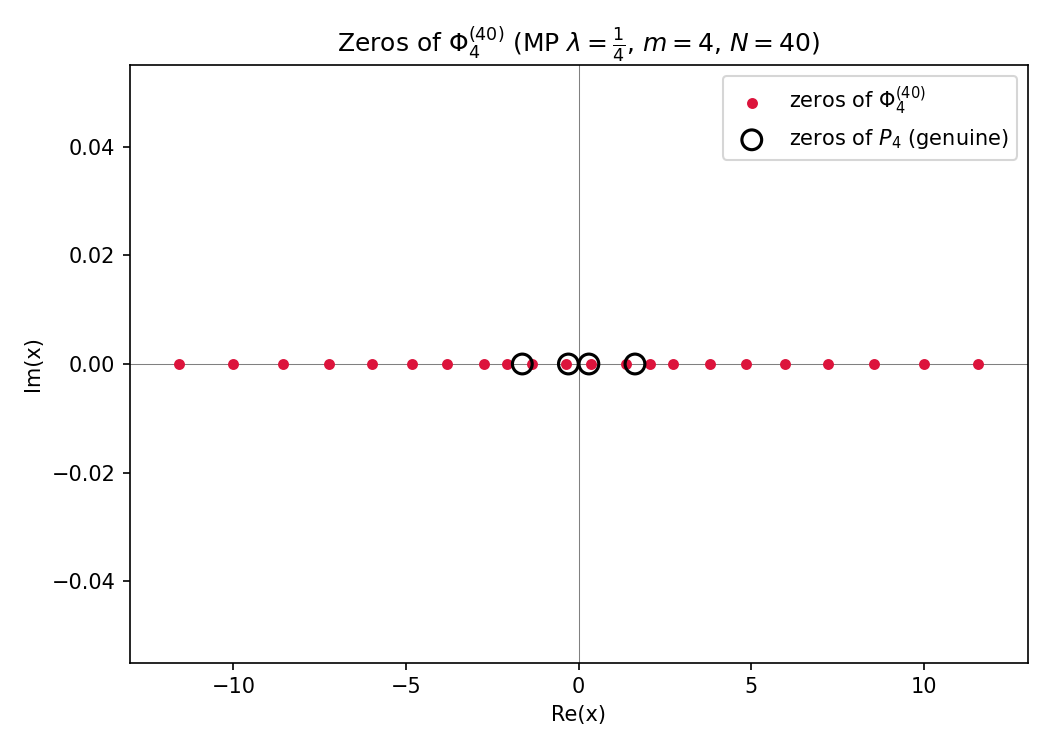

The Python source for this figure:
"""Single-panel: zeros of Phi_4^(40) (MP lambda=1/4) in the complex plane,
with genuine zeros of P_4 marked as open circles (rug on real axis)."""
import pickle
import sys
import os
sys.path.insert(0, os.path.dirname(__file__))

import mpmath as mp
mp.mp.dps = 90

# Load matching coefficients and polynomials
from mp_matching import POLYS

with open("mp_matching_coeffs.pkl", "rb") as f:
    NRM, B = pickle.load(f)


def approximant_coeffs(m, N):
    coeffs = [mp.mpf(0)] * (N + 1)
    for k in range(m % 2, N + 1, 2):
        wk = B[(m, k)] / mp.sqrt(NRM[k])
        for j, c in enumerate(POLYS[k]):
            coeffs[j] += wk * mp.mpf(c.numerator) / mp.mpf(c.denominator)
    while len(coeffs) > 1 and coeffs[-1] == 0:
        coeffs.pop()
    return coeffs


def zeros(m, N):
    cs = approximant_coeffs(m, N)
    return mp.polyroots(cs[::-1], maxsteps=300, extraprec=400)


import matplotlib
matplotlib.use("Agg")
import matplotlib.pyplot as plt

m, N = 4, 40
print(f"Computing zeros of Phi_{m}^({N})...")
z4 = zeros(m, N)

# All zeros are real for MP lambda=1/4
real_zs = sorted(float(z.real) for z in z4 if abs(z.imag) < 1e-6)
cmplx_zs = [z for z in z4 if abs(z.imag) >= 1e-6]
print(f"  {len(real_zs)} real zeros, {len(cmplx_zs)} complex zeros")

# Genuine zeros of P_4 (lambda=1/4)
p4_coeffs = [mp.mpf(c.numerator) / mp.mpf(c.denominator) for c in POLYS[4][::-1]]
r4 = sorted(float(z.real) for z in mp.polyroots(p4_coeffs) if abs(z.imag) < 1e-6)
print(f"  P_4 genuine zeros: {r4}")

fig, ax = plt.subplots(figsize=(7, 5))

# Scatter all zeros in complex plane
ax.scatter([float(z.real) for z in z4],
           [float(z.imag) for z in z4],
           s=18, color="crimson", label=r"zeros of $\Phi_4^{(40)}$", zorder=3)

# Mark genuine P_4 zeros at Im=0 with open circles
ax.scatter(r4, [0] * len(r4),
           s=90, facecolors="none", edgecolors="k", linewidths=1.5,
           label=r"zeros of $P_4$ (genuine)", zorder=4)

ax.axhline(0, color="gray", lw=0.5)
ax.axvline(0, color="gray", lw=0.5)
ax.set_title(r"Zeros of $\Phi_4^{(40)}$ (MP $\lambda=\frac{1}{4}$, $m=4$, $N=40$)", fontsize=12)
ax.set_xlabel("Re(x)")
ax.set_ylabel("Im(x)")
ax.legend(fontsize=10)
ax.set_xlim(-13, 13)
plt.tight_layout()
plt.savefig("mp_zeros_single.png", dpi=150)
print("Saved mp_zeros_single.png")
